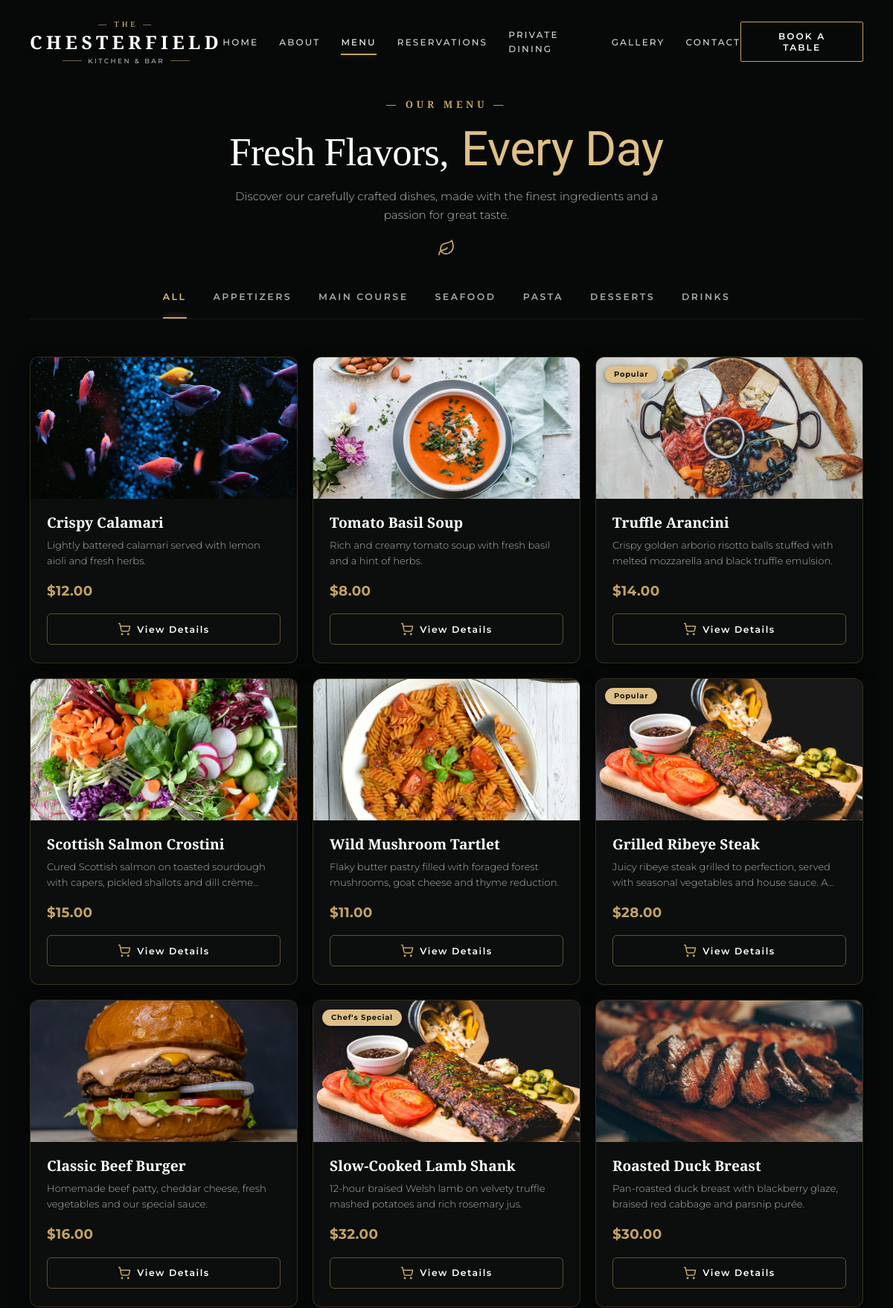
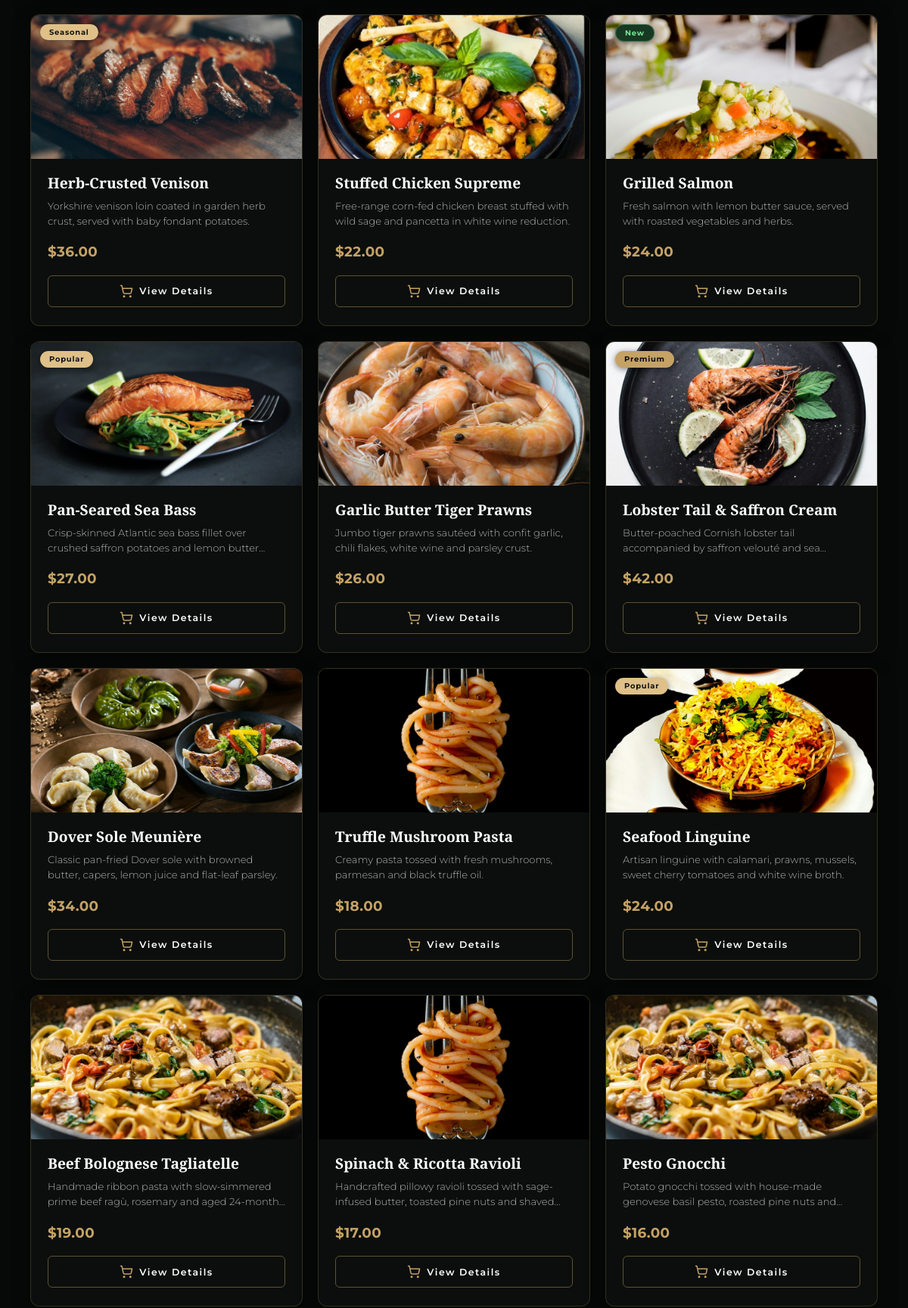
The app's page /menu/ (upper part) with its own data (2 pictures, top to bottom).
### menu/models.py (models this page shows, shortened)
class Category(models.Model):
    name = models.CharField(max_length=100, unique=True)
    slug = models.SlugField(max_length=100, unique=True, help_text="URL slug used for category tab filtering")
    order = models.PositiveIntegerField(default=0, help_text="Display order in tabs")
    class Meta:
        verbose_name_plural = "Categories"
        ordering = ['order', 'name']

class MenuItem(models.Model):
    BADGE_CHOICES = [
        ('', 'No Badge'),
        ('Popular', 'Popular'),
        ('New', 'New'),
        ("Chef's Special", "Chef's Special"),
        ('Premium', 'Premium'),
        ('Signature', 'Signature'),
        ('Seasonal', 'Seasonal'),
        ('Cellar Selection', 'Cellar Selection'),
    ]
    name = models.CharField(max_length=200)
    category = models.ForeignKey(Category, on_delete=models.CASCADE, related_name='items')
    price = models.DecimalField(max_digits=6, decimal_places=2, help_text="Price in USD (e.g. 28.00)")
    description = models.TextField(help_text="Detailed description of the dish")
    image = models.ImageField(upload_to='menu_items/', blank=True, null=True, help_text="Upload dish image from admin")
    static_image = models.CharField(max_length=255, blank=True, null=True, help_text="Internal static path fallback (e.g. menu/media/ribeye_steak.jpg)")
    badge = models.CharField(max_length=50, choices=BADGE_CHOICES, blank=True, default='', help_text="Optional highlight badge")
    feature_1 = models.CharField(max_length=200, default="Fresh & Premium Ingredients")
    feature_2 = models.CharField(max_length=200, default="Chef's Special")
    feature_3 = models.CharField(max_length=200, default="Served with Seasonal Vegetables & House Sauce")
    is_available = models.BooleanField(default=True, help_text="Uncheck to temporarily hide from menu")
    created_at = models.DateTimeField(auto_now_add=True)
    updated_at = models.DateTimeField(auto_now=True)
    class Meta:
        ordering = ['category', 'id']
    @property
    def formatted_price(self):
        return f"${self.price:.2f}"
    def get_image_url(self):
        if self.image:
            return self.image.url
        if self.static_image:
            return f"/static/{self.static_image}"
        return "/static/menu/media/ribeye_steak.jpg"

### menu/views.py (the view)
# urls.py: path('menu/', menu_views.menu_list, name='menu_list'),
def menu_list(request):
    categories = Category.objects.all().order_by('order')
    menu_items = MenuItem.objects.filter(is_available=True).select_related('category').prefetch_related('gallery_images')
    return render(request, 'menu/menu.html', {
        'categories': categories,
        'menu_items': menu_items,
    })

### menu/models.py (called while the page is built)
    def get_image_url(self):
        if self.image:
            return self.image.url
        if self.static_image:
            return f"/static/{self.static_image}"
        return self.menu_item.get_image_url()

### menu/templates/menu/menu.html (shortened to what this page needs)
{% extends 'base.html' %}
{% load static %}
{% block extra_css %}
<link rel="stylesheet" href="{% static 'menu/css/menu.css' %}">
<link rel="stylesheet" href="{% static 'menu/css/menu_details.css' %}">
{% endblock extra_css %}
{% block content %}
<section class="menu-section" id="menuSection">
    <div class="menu-container">
        <div class="menu-header">
            <span class="menu-kicker">— OUR MENU —</span>
            <h1 class="menu-title">Fresh Flavors, <span class="script-accent">Every Day</span></h1>
            <p class="menu-subtitle">
                Discover our carefully crafted dishes, made with the finest ingredients and a passion for great taste.
            </p>
            <div class="menu-leaf-divider">
                <svg width="24" height="24" viewBox="0 0 24 24" fill="none" stroke="currentColor" stroke-width="1.8" stroke-linecap="round" stroke-linejoin="round">
                    <path d="M11 20A7 7 0 0 1 9.8 6.1C15.5 5 17 4.48 19 2c1 2 2 4.18 2 8 0 5.5-4.78 10-10 10Z"></path>
                    <path d="M2 21c0-3 1.85-5.36 5.08-6C9.5 14.52 12 13 13 12"></path>
                </svg>
            </div>
        </div>
        <nav class="menu-filter-nav" aria-label="Menu categories">
            <ul class="filter-tab-list">
                <li><button type="button" class="filter-tab-btn active" data-category="all">ALL</button></li>
                {% for cat in categories %}
                <li><button type="button" class="filter-tab-btn" data-category="{{ cat.slug }}">{{ cat.name|upper }}</button></li>
                {% endfor %}
            </ul>
        </nav>
        <div class="menu-grid" id="menuGrid">
            {% for item in menu_items %}
            <article class="food-card" data-category="{{ item.category.slug }}" id="food-card-{{ item.id }}">
                <div class="food-card-media">
                    {% if item.badge %}
                    <span class="food-badge {{ item.badge|slugify }}">{{ item.badge }}</span>
                    {% endif %}
                    <img
                        src="{{ item.get_image_url }}"
                        alt="{{ item.name }}"
                        class="food-img"
                        loading="lazy"
                    >
                </div>
                <div class="food-card-body">
                    <h3 class="food-title">{{ item.name }}</h3>
                    <p class="food-desc">{{ item.description }}</p>
                    <div class="food-price">{{ item.formatted_price }}</div>
                    <button
                        type="button"
                        class="btn-view-details open-details-modal"
                        data-id="{{ item.id }}"
                        data-name="{{ item.name }}"
                        data-category-label="{{ item.category.name|upper }}"
                        data-price="{{ item.formatted_price }}"
                        data-badge="{{ item.badge }}"
                        data-image="{{ item.get_image_url }}"
                        data-desc="{{ item.description }}"
                        data-f1="{{ item.feature_1 }}"
                        data-f2="{{ item.feature_2 }}"
                        data-f3="{{ item.feature_3 }}"
                        data-gallery='[{% for g in item.gallery_images.all %}"{{ g.get_image_url }}"{% if not forloop.last %},{% endif %}{% endfor %}]'
                    >
                        <span>View Details</span>
                    </button>
                </div>
            </article>
            {% empty %}
            <p style="grid-column: 1/-1; text-align: center; color: rgba(255,255,255,0.7); padding: 40px;">
                No menu items available at the moment. Add items from the Django admin panel!
            </p>
            {% endfor %}
        </div>
    </div>
</section>
{% endblock content %}

### static/css/base.css (style rules this page uses)
:root { --gold-primary: #C5A265; --gold-light: #DFC088; --gold-dark: #9E7D43; --gold-glow: rgba(197, 162, 101, 0.35); --bg-dark: #0A0C0E; --bg-bar: #080B09; --bg-card: #121417; --text-white: #FFFFFF; --text-cream: #F5EFEB; --text-body: rgba(255, 255, 255, 0.78); --text-muted: rgba(255, 255, 255, 0.55); --border-gold: rgba(197, 162, 101, 0.35); --border-subtle: rgba(255, 255, 255, 0.12); --font-serif: 'Playfair Display', Georgia, serif; --font-cinzel: 'Cinzel', serif; --font-script: 'Alex Brush', cursive; --font-sans: 'Montserrat', -apple-system, BlinkMacSystemFont, "Segoe UI", Roboto, sans-serif; --transition-smooth: all 0.3s cubic-bezier(0.25, 0.8, 0.25, 1); --shadow-gold: 0 6px 20px rgba(197, 162, 101, 0.25); --radius-sm: 2px; --radius-md: 4px; }
*, *::before, *::after { margin: 0; padding: 0; box-sizing: border-box; }
html { scroll-behavior: smooth; font-size: 16px; -webkit-font-smoothing: antialiased; -moz-osx-font-smoothing: grayscale; }
body { background-color: var(--bg-dark); color: var(--text-white); font-family: var(--font-sans); line-height: 1.6; overflow-x: hidden; }
button { font-family: inherit; border: none; background: none; cursor: pointer; }

### records on screen
Category: name "APPETIZERS"
Category: name "MAIN COURSE"
Category: name "SEAFOOD"
Category: name "PASTA"
Category: name "DESSERTS"
Category: name "DRINKS"
MenuItem: get_image_url (picture), name "Crispy Calamari", description "Lightly battered calamari served with lemon aioli and fresh herbs.", formatted_price "$12.00"
MenuItem: get_image_url (picture), name "Tomato Basil Soup", description "Rich and creamy tomato soup with fresh basil and a hint of herbs.", formatted_price "$8.00"
MenuItem: badge "Popular", get_image_url (picture), name "Truffle Arancini", description "Crispy golden arborio risotto balls stuffed with melted mozzarella and black truffle emulsion.", formatted_price "$14.00"
MenuItem: get_image_url (picture), name "Scottish Salmon Crostini", description "Cured Scottish salmon on toasted sourdough with capers, pickled shallots and dill…", formatted_price "$15.00"
MenuItem: get_image_url (picture), name "Wild Mushroom Tartlet", description "Flaky butter pastry filled with foraged forest mushrooms, goat cheese and thyme reduction.", formatted_price "$11.00"
MenuItem: badge "Popular", get_image_url (picture), name "Grilled Ribeye Steak", description "Juicy ribeye steak grilled to perfection, served with seasonal vegetables and house sauce.…", formatted_price "$28.00"
MenuItem: get_image_url (picture), name "Classic Beef Burger", description "Homemade beef patty, cheddar cheese, fresh vegetables and our special sauce.", formatted_price "$16.00"
MenuItem: badge "Chef's Special", get_image_url (picture), name "Slow-Cooked Lamb Shank", description "12-hour braised Welsh lamb on velvety truffle mashed potatoes and rich rosemary jus.", formatted_price "$32.00"
MenuItem: get_image_url (picture), name "Roasted Duck Breast", description "Pan-roasted duck breast with blackberry glaze, braised red cabbage and parsnip purée.", formatted_price "$30.00"
MenuItem: badge "Seasonal", get_image_url (picture), name "Herb-Crusted Venison", description "Yorkshire venison loin coated in garden herb crust, served with baby fondant potatoes.", formatted_price "$36.00"
MenuItem: get_image_url (picture), name "Stuffed Chicken Supreme", description "Free-range corn-fed chicken breast stuffed with wild sage and pancetta in white wine reduction.", formatted_price "$22.00"
MenuItem: badge "New", get_image_url (picture), name "Grilled Salmon", description "Fresh salmon with lemon butter sauce, served with roasted vegetables and herbs.", formatted_price "$24.00"
MenuItem: badge "Popular", get_image_url (picture), name "Pan-Seared Sea Bass", description "Crisp-skinned Atlantic sea bass fillet over crushed saffron potatoes and lemon…", formatted_price "$27.00"
MenuItem: get_image_url (picture), name "Garlic Butter Tiger Prawns", description "Jumbo tiger prawns sautéed with confit garlic, chili flakes, white wine and parsley crust.", formatted_price "$26.00"
MenuItem: badge "Premium", get_image_url (picture), name "Lobster Tail & Saffron Cream", description "Butter-poached Cornish lobster tail accompanied by saffron velouté and…", formatted_price "$42.00"
MenuItem: get_image_url (picture), name "Dover Sole Meunière", description "Classic pan-fried Dover sole with browned butter, capers, lemon juice and flat-leaf parsley.", formatted_price "$34.00"
MenuItem: get_image_url (picture), name "Truffle Mushroom Pasta", description "Creamy pasta tossed with fresh mushrooms, parmesan and black truffle oil.", formatted_price "$18.00"
MenuItem: badge "Popular", get_image_url (picture), name "Seafood Linguine", description "Artisan linguine with calamari, prawns, mussels, sweet cherry tomatoes and white wine broth.", formatted_price "$24.00"
MenuItem: get_image_url (picture), name "Beef Bolognese Tagliatelle", description "Handmade ribbon pasta with slow-simmered prime beef ragù, rosemary and aged…", formatted_price "$19.00"
MenuItem: get_image_url (picture), name "Spinach & Ricotta Ravioli", description "Handcrafted pillowy ravioli tossed with sage-infused butter, toasted pine nuts and…", formatted_price "$17.00"
MenuItem: get_image_url (picture), name "Pesto Gnocchi", description "Potato gnocchi tossed with house-made genovese basil pesto, roasted pine nuts…", formatted_price "$16.00"
